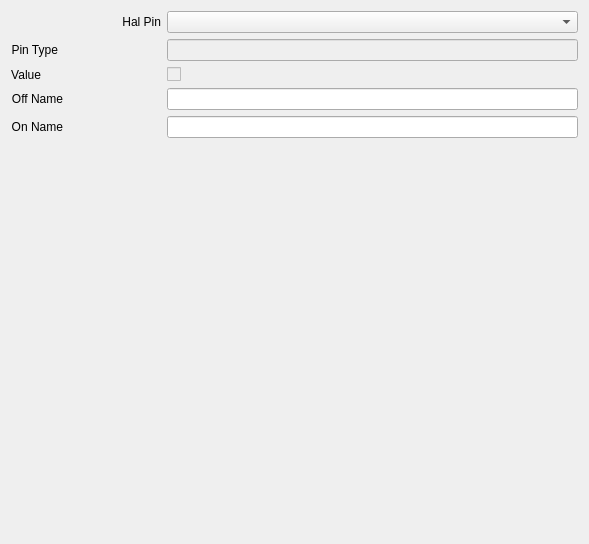
<?xml version="1.0" encoding="UTF-8"?>
<ui version="4.0">
 <class>Form</class>
 <widget class="QWidget" name="Form">
  <property name="geometry">
   <rect>
    <x>0</x>
    <y>0</y>
    <width>589</width>
    <height>544</height>
   </rect>
  </property>
  <property name="windowTitle">
   <string>Form</string>
  </property>
  <layout class="QVBoxLayout" name="verticalLayout">
   <item>
    <layout class="QFormLayout" name="formLayout">
     <property name="fieldGrowthPolicy">
      <enum>QFormLayout::AllNonFixedFieldsGrow</enum>
     </property>
     <property name="formAlignment">
      <set>Qt::AlignLeading|Qt::AlignLeft|Qt::AlignTop</set>
     </property>
     <item row="0" column="0">
      <widget class="QLabel" name="label_5">
       <property name="minimumSize">
        <size>
         <width>150</width>
         <height>0</height>
        </size>
       </property>
       <property name="text">
        <string>Hal Pin</string>
       </property>
       <property name="alignment">
        <set>Qt::AlignRight|Qt::AlignTrailing|Qt::AlignVCenter</set>
       </property>
      </widget>
     </item>
     <item row="0" column="1">
      <widget class="QComboBox" name="ui_hal_pin"/>
     </item>
     <item row="1" column="0">
      <widget class="QLabel" name="label_6">
       <property name="minimumSize">
        <size>
         <width>0</width>
         <height>0</height>
        </size>
       </property>
       <property name="text">
        <string>Pin Type</string>
       </property>
       <property name="alignment">
        <set>Qt::AlignRight|Qt::AlignTrailing|Qt::AlignVCenter</set>
       </property>
      </widget>
     </item>
     <item row="1" column="1">
      <widget class="QLineEdit" name="ui_hal_pin_type">
       <property name="enabled">
        <bool>false</bool>
       </property>
       <property name="readOnly">
        <bool>true</bool>
       </property>
      </widget>
     </item>
     <item row="2" column="0">
      <widget class="QLabel" name="label_3">
       <property name="minimumSize">
        <size>
         <width>0</width>
         <height>0</height>
        </size>
       </property>
       <property name="text">
        <string>Value</string>
       </property>
       <property name="alignment">
        <set>Qt::AlignRight|Qt::AlignTrailing|Qt::AlignVCenter</set>
       </property>
      </widget>
     </item>
     <item row="3" column="0">
      <widget class="QLabel" name="label">
       <property name="minimumSize">
        <size>
         <width>0</width>
         <height>0</height>
        </size>
       </property>
       <property name="text">
        <string>Off Name</string>
       </property>
       <property name="alignment">
        <set>Qt::AlignRight|Qt::AlignTrailing|Qt::AlignVCenter</set>
       </property>
      </widget>
     </item>
     <item row="3" column="1">
      <widget class="QLineEdit" name="ui_off_name">
       <property name="enabled">
        <bool>true</bool>
       </property>
       <property name="readOnly">
        <bool>false</bool>
       </property>
       <property name="placeholderText">
        <string/>
       </property>
      </widget>
     </item>
     <item row="4" column="0">
      <widget class="QLabel" name="label_2">
       <property name="minimumSize">
        <size>
         <width>0</width>
         <height>0</height>
        </size>
       </property>
       <property name="text">
        <string>On Name</string>
       </property>
       <property name="alignment">
        <set>Qt::AlignRight|Qt::AlignTrailing|Qt::AlignVCenter</set>
       </property>
      </widget>
     </item>
     <item row="4" column="1">
      <widget class="QLineEdit" name="ui_on_name"/>
     </item>
     <item row="2" column="1">
      <widget class="QCheckBox" name="ui_value">
       <property name="enabled">
        <bool>false</bool>
       </property>
       <property name="text">
        <string/>
       </property>
      </widget>
     </item>
    </layout>
   </item>
   <item>
    <spacer name="verticalSpacer">
     <property name="orientation">
      <enum>Qt::Vertical</enum>
     </property>
     <property name="sizeHint" stdset="0">
      <size>
       <width>20</width>
       <height>40</height>
      </size>
     </property>
    </spacer>
   </item>
  </layout>
 </widget>
 <resources/>
 <connections/>
</ui>
